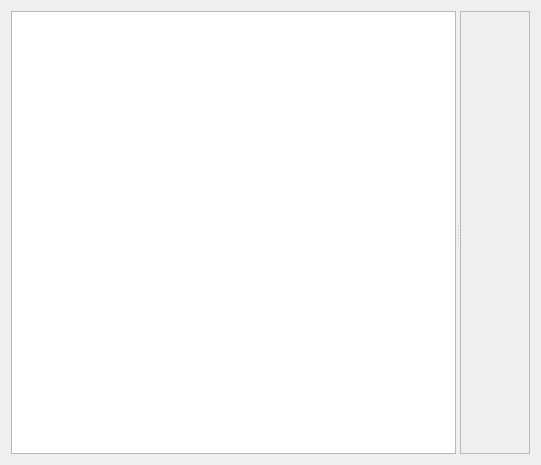
<?xml version="1.0" encoding="UTF-8"?>
<ui version="4.0">
 <class>Dialog</class>
 <widget class="QDialog" name="Dialog">
  <property name="geometry">
   <rect>
    <x>0</x>
    <y>0</y>
    <width>541</width>
    <height>465</height>
   </rect>
  </property>
  <property name="windowTitle">
   <string>Dialog</string>
  </property>
  <layout class="QVBoxLayout" name="verticalLayout">
   <item>
    <widget class="QSplitter" name="splitter">
     <property name="orientation">
      <enum>Qt::Horizontal</enum>
     </property>
     <widget class="QListWidget" name="listWidget">
      <property name="sizePolicy">
       <sizepolicy hsizetype="Preferred" vsizetype="Expanding">
        <horstretch>0</horstretch>
        <verstretch>0</verstretch>
       </sizepolicy>
      </property>
     </widget>
     <widget class="QScrollArea" name="scrollArea">
      <property name="widgetResizable">
       <bool>true</bool>
      </property>
      <widget class="QWidget" name="scrollAreaWidgetContents">
       <property name="geometry">
        <rect>
         <x>0</x>
         <y>0</y>
         <width>161</width>
         <height>443</height>
        </rect>
       </property>
      </widget>
     </widget>
    </widget>
   </item>
  </layout>
 </widget>
 <resources/>
 <connections/>
</ui>
